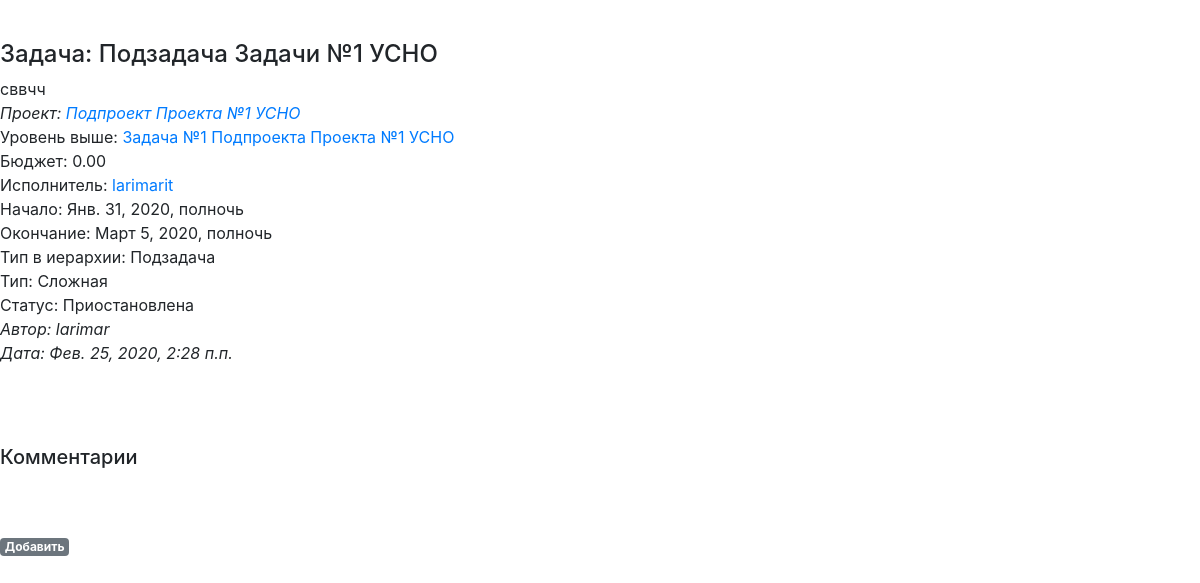
/projects/tasks_list/4, run on the app's committed database.
### projects/models.py (models this page shows, shortened)
class Task(MPTTModel):
    name = models.CharField("Наименование", max_length=128)
    description = RichTextUploadingField("Описание")
    datebegin = models.DateTimeField("Начало")
    dateend = models.DateTimeField("Окончание")
    project = models.ForeignKey('Project', on_delete=models.CASCADE, related_name='resultproject', verbose_name="Проект")
    parent = TreeForeignKey('self', null=True, blank=True, limit_choices_to={'is_active':True}, on_delete=models.CASCADE, related_name='task_children', verbose_name="Задача верхнего уровня")
    assigner = models.ForeignKey('auth.User', on_delete=models.CASCADE, related_name='task_assigner', verbose_name="Исполнитель")
    cost = models.DecimalField("Стоимость", max_digits=12, decimal_places=2)
    structure_type = models.ForeignKey('Dict_TaskStructureType', limit_choices_to={'is_active':True}, on_delete=models.CASCADE, related_name='task_structure_type', verbose_name="Тип задачи в иерархии")
    type = models.ForeignKey('Dict_TaskType', limit_choices_to={'is_active':True}, on_delete=models.CASCADE, related_name='project_type', verbose_name="Тип")
    status = models.ForeignKey('Dict_TaskStatus', limit_choices_to={'is_active':True}, on_delete=models.CASCADE, related_name='project_status', verbose_name="Статус")
    datecreate = models.DateTimeField("Создана", auto_now_add=True)
    dateclose = models.DateTimeField("Дата закрытия", auto_now_add=False, blank=True, null=True)
    author = models.ForeignKey('auth.User', on_delete=models.CASCADE, related_name='resultuser', verbose_name="Автор")
    is_active = models.BooleanField("Активность", default=True)
    class MPTTMeta:
        order_insertion_by = ['-dateend']
    class Meta:
        verbose_name = 'Задача'
        verbose_name_plural = 'Задачи'

class Project(MPTTModel):
    name = models.CharField("Наименование", max_length=64)
    description = RichTextUploadingField("Описание")
    datebegin = models.DateField("Начало")
    dateend = models.DateField("Окончание")
    company = models.ForeignKey('companies.Company', on_delete=models.CASCADE, related_name='resultcompany', verbose_name="Компания")
    parent = TreeForeignKey('self', null=True, blank=True, limit_choices_to={'is_active':True}, on_delete=models.CASCADE, related_name='project_children', verbose_name="Проект верхнего уровня")
    assigner = models.ForeignKey('auth.User', on_delete=models.CASCADE, related_name='project_assigner', verbose_name="Исполнитель")
    cost = models.DecimalField("Стоимость", max_digits=12, decimal_places=2)
    structure_type = models.ForeignKey('Dict_ProjectStructureType', limit_choices_to={'is_active':True}, on_delete=models.CASCADE, related_name='project_structure_type', verbose_name="Тип проекта в иерархии")
    type = models.ForeignKey('Dict_ProjectType', limit_choices_to={'is_active':True}, on_delete=models.CASCADE, related_name='project_type', verbose_name="Тип")
    status = models.ForeignKey('Dict_ProjectStatus', limit_choices_to={'is_active':True}, on_delete=models.CASCADE, related_name='project_status', verbose_name="Статус")
    datecreate = models.DateTimeField("Создан", auto_now_add=True)
    dateclose = models.DateTimeField("Дата закрытия", auto_now_add=False, blank=True, null=True)
    author = models.ForeignKey('auth.User', on_delete=models.CASCADE, related_name='project_author', verbose_name="Автор")
    members = models.ManyToManyField('auth.User', related_name='project_members', verbose_name="Участники")
    is_active = models.BooleanField("Активность", default=True)
    class MPTTMeta:
        order_insertion_by = ['name']
    class Meta:
        verbose_name = 'Проект'
        verbose_name_plural = 'Проекты'

class Dict_TaskStructureType(models.Model):
    name = models.CharField("Наименование", max_length=64)
    sort = models.PositiveSmallIntegerField(default=1, blank=True, null=True)
    name_lang = models.CharField("Перевод", max_length=64, blank=True, null=True)
    is_active = models.BooleanField("Активность", default=True)
    class Meta:
        ordering = ('sort',)
        verbose_name = 'Тип задачи в иерархии'
        verbose_name_plural = 'Типы задач в иерархии'
    def __str__(self):
        return (self.name)

class Dict_TaskType(models.Model):
    name = models.CharField("Наименование", max_length=64)
    sort = models.PositiveSmallIntegerField(default=1, blank=True, null=True)
    name_lang = models.CharField("Перевод", max_length=64, blank=True, null=True)
    is_active = models.BooleanField("Активность", default=True)
    class Meta:
        ordering = ('sort',)
        verbose_name = 'Тип задачи'
        verbose_name_plural = 'Типы задач'
    def __str__(self):
        return (self.name)

class Dict_TaskStatus(models.Model):
    name = models.CharField("Наименование", max_length=64)
    sort = models.PositiveSmallIntegerField(default=1, blank=True, null=True)
    name_lang = models.CharField("Перевод", max_length=64, blank=True, null=True)
    is_close = models.BooleanField("Закрывает задачу", default=False)
    is_active = models.BooleanField("Активность", default=True)
    class Meta:
        ordering = ('sort',)
        verbose_name = 'Статус задачи'
        verbose_name_plural = 'Статусы задач'
    def __str__(self):
        return (self.name)

### projects/views.py (the view)
# urls.py: path('tasks_list/<int:pk>', views.TaskDetail.as_view(), name = 'task_detail'),
class TaskDetail(DetailView):
   model = Task
   template_name = 'task_detail.html'
   def get_context_data(self, **kwargs):
       context = super(TaskDetail, self).get_context_data(**kwargs)
       button_task_create = ''
       button_task_update = ''
       button_taskcomment_create = ''
       button_task_create = 'Добавить'
       button_task_update = 'Изменить'
       button_taskcomment_create = 'Добавить'
       context['button_task_create'] = button_task_create
       context['button_task_update'] = button_task_update
       context['button_taskcomment_create'] = button_taskcomment_create
       return context

### projects/models.py (called while the page is built)
    def __str__(self):
        return (self.name)

    def __str__(self):
        return (self.name)

    def __str__(self):
        return (self.name)

### templates/task_detail.html (shortened to what this page needs)
{% extends 'base.html' %}
{% block task %}
   <div class="task-entry">
      <p><h4>Задача: {{ task.name }}
        </h4></p>
      <p>{% autoescape off %}{{ task.description }}{% endautoescape %}</p>
      <i><p>Проект: <a href="{% url 'my_project:tasks' task.project.pk 0 %}">{{ task.project.name }}</a></p></i>
      {% if task.parent %}
         <p>Уровень выше: <a href="{% url 'my_project:task_detail' task.parent.pk %}">{{ task.parent.name }}</a></p>
      {% endif %}
      <p>Бюджет: {{ task.cost }}</p>
      <p>Исполнитель: <span class="hint hint--bottom hint--info" data-hint="Профиль исполнителя"><a href="{% url 'my_account:userprofile_detail' task.assigner.pk ' ' %}">{{ task.assigner }}</a></span></p>
      <p>Начало: {{ task.datebegin }}</p>
      <p>Окончание: {{ task.dateend }}</p>
      <p>Тип в иерархии: {{ task.structure_type }}</p>
      <p>Тип: {{ task.type }}</p>
      <p>Статус: {{ task.status }}</p>
      <em>Автор: {{ task.author }}</em><br />
      <em>Дата: {{ task.datecreate }}</em>
      <p>&nbsp;</p>
   </div>
{% endblock task %}
{% block list %}
   <div class="comment-entry">
        <p>&nbsp;</p>
        <h5>Комментарии</h5>
        <p>&nbsp;</p>
   </div>
   <div class="comment-entry"></div><a href="{% url 'my_project:taskcomment_create' task.pk %}" class="top-menu"><span class="badge badge-secondary">{{ button_taskcomment_create }}</span></a></div>
   <p>&nbsp;</p>
{% endblock list %}

### static/css/base.css (style rules this page uses)
body { font-family: 'Source Sans Pro', sans-serif; font-size: 18px; }
.task-entry { margin-bottom: 2rem; }
.task-entry p { margin: 0; font-weight: 400; }
.comment-entry { margin-bottom: 2rem; }
.comment-entry p { margin: 0; font-weight: 400; }
* { box-sizing: border-box; }

### static/css/hint.css (style rules this page uses)
[class*="hint--"] { position: relative; display: inline-block; }
[class*="hint--"]:before, [class*="hint--"]:after { position: absolute; -webkit-transform: translate3d(0, 0, 0); -moz-transform: translate3d(0, 0, 0); transform: translate3d(0, 0, 0); visibility: hidden; opacity: 0; z-index: 1000000; pointer-events: none; -webkit-transition: 0.3s ease; -moz-transition: 0.3s ease; transition: 0.3s ease; -webkit-transition-delay: 0ms; -moz-transition-delay: 0ms; transition-delay: 0ms; }
[class*="hint--"]:before { content: ''; position: absolute; background: transparent; border: 6px solid transparent; z-index: 1000001; }
[class*="hint--"]:after { background: #383838; color: white; padding: 8px 10px; font-size: 12px; font-family: "Helvetica Neue", Helvetica, Arial, sans-serif; line-height: 12px; white-space: nowrap; }
[class*="hint--"][data-hint]:after { content: attr(data-hint); }
.hint--bottom:before { border-bottom-color: #383838; }
.hint--bottom:before { margin-top: -11px; }
.hint--bottom:before, .hint--bottom:after { top: 100%; left: 50%; }
.hint--bottom:before { left: calc(50% - 6px); }
.hint--bottom:after { -webkit-transform: translateX(-50%); -moz-transform: translateX(-50%); transform: translateX(-50%); }
[class*="hint--"]:after { text-shadow: 0 -1px 0px black; box-shadow: 4px 4px 8px rgba(0, 0, 0, 0.3); }
.hint--info:after { background-color: #3986ac; text-shadow: 0 -1px 0px #1a3c4d; }
.hint--info.hint--bottom:before { border-bottom-color: #3986ac; }

### data on the page
Task: name "Подзадача Задачи №1 УСНО", description "сввчч", project.name "Подпроект Проекта №1 УСНО", parent.name "Задача №1 Подпроекта Проекта №1 УСНО", cost "0.00", assigner "larimarit", datebegin "Янв. 31, 2020, полночь", dateend "Март 5, 2020, полночь", structure_type "Подзадача", type "Сложная", status "Приостановлена", author "larimar", datecreate "Фев. 25, 2020, 2:28 п.п."

### other printed values
{{ button_taskcomment_create }} "Добавить"
